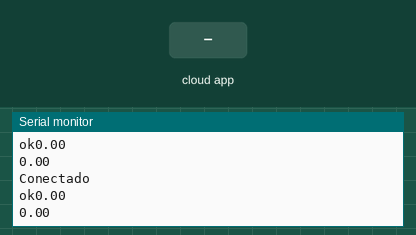
The program below on a simulated ESP32. Shown: the last lines printed to the serial monitor. The inputs (shaded band) are chosen by the test bench. WiFi joins after 1.5 s; servers stay silent unless stated; the ROS host is connected and sends only what is stated.

Above: at 2.7 s.
2.8 s: the phone or cloud app sets linear.x to -100
At 3.5 s:
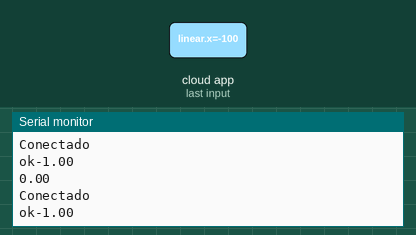
4.3 s: the phone or cloud app sets angular.z to -100
At 5.1 s:
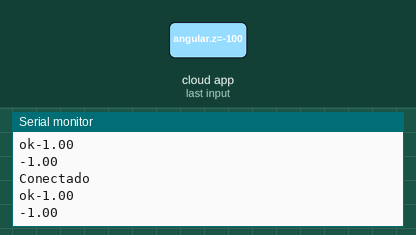
5.8 s: the phone or cloud app sets linear.x to 0
7.3 s: the phone or cloud app sets angular.z to 100
Timing chart, 0 to 9.8 s (numbered marks = the images above; inputs shaded):
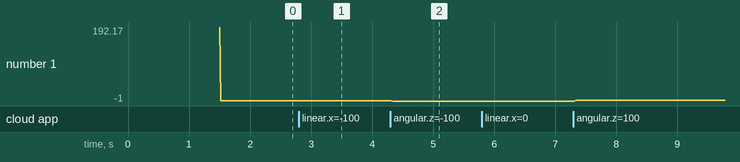

The program:

main.cpp
```cpp
// Code By: Luan Gabriel Vidal
// Studant IFMG
// Project VSS

//                       !!!!!!  :!!!!!!: !!!!!!!
//                       !!!!!!! :!!!!!!: !!!!!!!
//                       .......  :...::
//                       !!!!!!! :!!!!!!:
//                       !!!!!!! :!!!!!!:
//                       !!!!!!! .!!!!!!. !!!!!!!
//                       !!!!!!! :!!!!!!: !!!!!!!
//                       !!!!!!! :!!!!!!: !!!!!!!
//                       !!!!!!! :!!!!!!:
//                       !!!!!!! :!!!!!!:
//                       ::::::: .::::::.

#define ROSSERIAL_ARDUINO_TCP

#include <WiFi.h>
#include <Arduino.h>
#include <ros.h>
#include <geometry_msgs/Twist.h>

// Ultilizar o ssid e password do wifi
const char* ssid = "==============";
const char* password = "===========";

float v = 0.0;
float w = 0.0;

// callback da mensagem

void callback(const geometry_msgs::Twist &msg){

  v = msg.linear.x;
  w = msg.angular.z;

}

// Defina o endereço IP do servidor do soquete (rosserial)
IPAddress server(192,168,0,108);

// Defina a porta do servidor do soquete (rosserial)
const uint16_t serverPort = 11411;

ros::NodeHandle nh;

// habilitando a mensagem a ser enviada
geometry_msgs::Twist msg;

// start da msg
ros::Publisher pub("esp32/cmd_vel", &msg);
ros::Subscriber<geometry_msgs::Twist> sub("/robot0/cmd_vel/", &callback);

void setup(){
  // Usando o monitor serial do ESP
  Serial.begin(9600);
  Serial.println();
  Serial.print("Conectando em ");
  Serial.println(ssid);

  // conecta o ESP ao wifi
  WiFi.begin(ssid, password);
  while (WiFi.status() != WL_CONNECTED) {
    delay(500);
    Serial.print(".");
  }
  Serial.println("");
  Serial.println("WiFi conectado");
  Serial.println("Endereço IP: ");
  Serial.println(WiFi.localIP());

  // Definindo a conexão com o servidor do soquete (rosserial)
  nh.getHardware() -> setConnection(server, serverPort);
  nh.initNode();

  // Outra maneira de conseguir um IP
  Serial.print("IP = ");
  Serial.println(nh.getHardware() -> getLocalIP());

  // star da msg
  nh.advertise(pub);
  nh.subscribe(sub);

}

void loop(){

  if (nh.connected()) {

    Serial.println("Conectado");

    // envio da mensagem
    pub.publish( &msg );
    Serial.print("ok");
    Serial.println(v);
    Serial.println(w);
  } else {
    Serial.println("Não conectado");
  }

  nh.spinOnce();

  // Loop para perfomace
  delay(10);
}
```

Measured:
- after the input at 2.8 s, the serial monitor: prints a new line at once (image 1)
- after the input at 4.3 s, the serial monitor: prints a new line at once (image 2)
- plotted number 1: -1 → 1 after the input at 7.3 s
